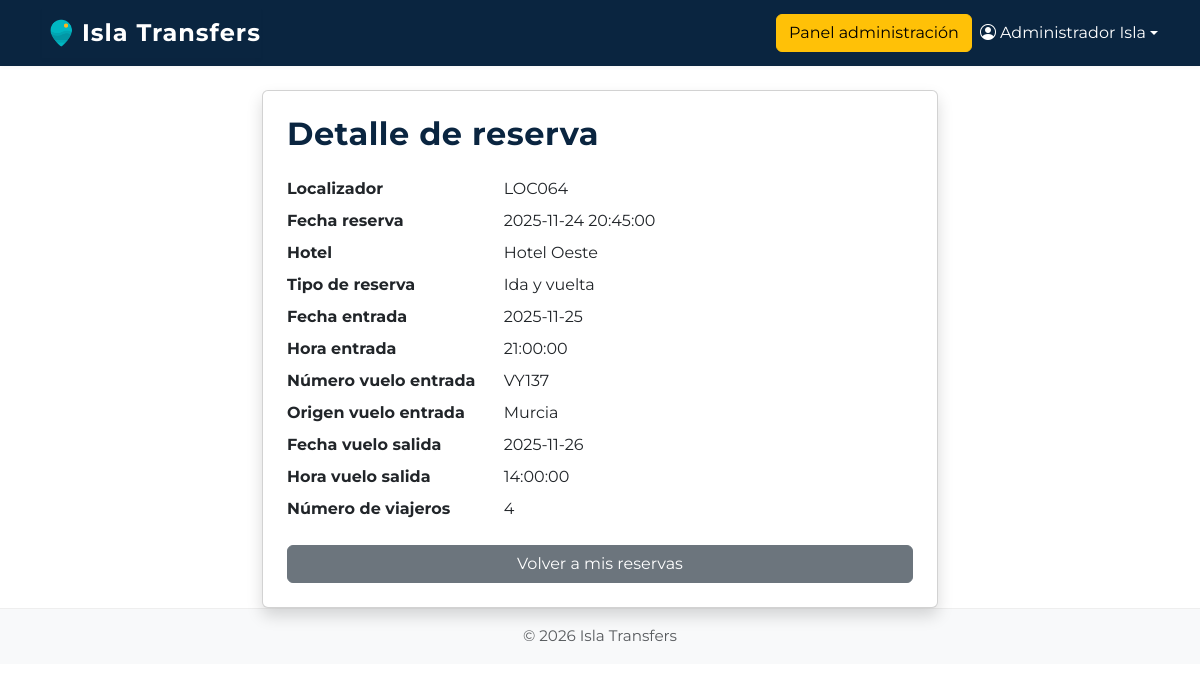
/user/verDetallesReserva/64 (signed in), run on the app's committed database.
### tables this page shows
CREATE TABLE `transfer_reservas` (
  `id_reserva` int(11) NOT NULL,
  `localizador` varchar(100) NOT NULL,
  `id_hotel` int(11) DEFAULT NULL COMMENT 'Es el hotel que realiza la reserva',
  `id_tipo_reserva` int(11) NOT NULL,
  `id_viajero` int(11) NOT NULL,
  `fecha_reserva` datetime NOT NULL,
  `fecha_modificacion` datetime NOT NULL,
  `id_destino` int(11) NOT NULL,
  `fecha_entrada` date NULL,
  `hora_entrada` time NULL,
  `numero_vuelo_entrada` varchar(50) NOT NULL,
  `origen_vuelo_entrada` varchar(50) NULL,
  `hora_vuelo_salida` time NULL,
  `fecha_vuelo_salida` date NULL,
  `num_viajeros` int(11) NOT NULL,
  `id_vehiculo` int(11) NOT NULL
);

CREATE TABLE `transfer_hoteles` (
  `id_hotel` int(11) NOT NULL,
  `nombre` varchar(100) DEFAULT NULL,
  `id_zona` int(11) DEFAULT NULL,
  `comision` int(11) DEFAULT NULL,
  `usuario` varchar(100) NOT NULL UNIQUE,
  `email` varchar(100) NOT NULL UNIQUE,
  `password` varchar(255) NOT NULL
);

CREATE TABLE `transfer_tipo_reservas` (
  `id_tipo_reserva` int(11) NOT NULL,
  `descripcion` varchar(100) NOT NULL
);

### core/Controller.php (called while the page is built, shortened)
<?php
class Controller
{
    public function view($view, $data = [])
    {
        extract($data);
        require __DIR__ . "/../app/views/$view.php";
    }
}

### app/controllers/UserController.php (called while the page is built, shortened)
<?php
class UserController extends Controller
{
    public function verDetallesReserva($id_reserva)
    {
        $reservaModel = $this->model('Reserva');
        $reserva = $reservaModel->getByIdWithDetails($id_reserva);
        $this->view('user/verDetallesReserva', [
            'reserva' => $reserva
        ]);
    }
}

### html/index.php (called while the page is built, shortened)
<?php
$router = new Router();
$router->route();

### app/models/Reserva.php (called while the page is built, shortened)
<?php
class Reserva extends Model
{
    public function getByIdWithDetails($id)
    {
        $db = $this->db();
        $stmt = $db->prepare("
        SELECT r.*,
               h.nombre AS hotel_nombre,
               d.nombre AS destino_hotel,
               t.descripcion AS tipo_reserva_nombre
        FROM transfer_reservas r
        LEFT JOIN transfer_hoteles h ON r.id_hotel = h.id_hotel
        LEFT JOIN transfer_hoteles d ON r.id_destino = d.id_hotel
        LEFT JOIN transfer_tipo_reservas t ON r.id_tipo_reserva = t.id_tipo_reserva
        WHERE r.id_reserva = ?
        LIMIT 1
    ");
        $stmt->execute([$id]);
        return $stmt->fetch(PDO::FETCH_ASSOC);
    }
}

### app/views/user/verDetallesReserva.php (the view)
<?php require __DIR__ . '/../components/header.php'; ?>
<?php require __DIR__ . '/../components/navbar.php'; ?>
<div class="container mt-4" style="max-width: 700px;">
    <div class="card shadow p-4">
        <h2 class="mb-4">Detalle de reserva</h2>
        <?php if (empty($reserva)): ?>
            <div class="alert alert-warning">Reserva no encontrada.</div>
        <?php else: ?>
            <dl class="row">
                <dt class="col-sm-4">Localizador</dt>
                <dd class="col-sm-8"><?= htmlspecialchars($reserva['localizador']) ?></dd>
                <dt class="col-sm-4">Fecha reserva</dt>
                <dd class="col-sm-8"><?= htmlspecialchars($reserva['fecha_reserva']) ?></dd>
                <dt class="col-sm-4">Hotel</dt>
                <dd class="col-sm-8"><?= htmlspecialchars($reserva['destino_hotel'] ?? '—') ?></dd>
                <dt class="col-sm-4">Tipo de reserva</dt>
                <dd class="col-sm-8"><?= htmlspecialchars($reserva['tipo_reserva_nombre'] ?? '—') ?></dd>
                <dt class="col-sm-4">Fecha entrada</dt>
                <dd class="col-sm-8"><?= htmlspecialchars($reserva['fecha_entrada'] ?? '') ?></dd>
                <dt class="col-sm-4">Hora entrada</dt>
                <dd class="col-sm-8"><?= htmlspecialchars($reserva['hora_entrada'] ?? '') ?></dd>
                <dt class="col-sm-4">Número vuelo entrada</dt>
                <dd class="col-sm-8"><?= htmlspecialchars($reserva['numero_vuelo_entrada'] ?? '') ?></dd>
                <dt class="col-sm-4">Origen vuelo entrada</dt>
                <dd class="col-sm-8"><?= htmlspecialchars($reserva['origen_vuelo_entrada'] ?? '') ?></dd>
                <dt class="col-sm-4">Fecha vuelo salida</dt>
                <dd class="col-sm-8"><?= htmlspecialchars($reserva['fecha_vuelo_salida'] ?? '') ?></dd>
                <dt class="col-sm-4">Hora vuelo salida</dt>
                <dd class="col-sm-8"><?= htmlspecialchars($reserva['hora_vuelo_salida'] ?? '') ?></dd>
                <dt class="col-sm-4">Número de viajeros</dt>
                <dd class="col-sm-8"><?= htmlspecialchars($reserva['num_viajeros']) ?></dd>
            </dl>
        <?php endif; ?>
        <a href="/user/misreservas" class="btn btn-secondary">Volver a mis reservas</a>
    </div>
</div>
<?php require __DIR__ . '/../components/footer.php'; ?>

### html/css/custom.css (style rules this page uses)
:root { --color-principal: #00b7c2; --color-header: #0a2540; --color-texto: #333; --color-bg: #fff; --color-navbar-bg: #0a2540; --color-footer-bg: var(--color-gris); --color-footer-text: #888; --color-acento: #ff6b6b; --color-enfasis: #ffb81c; --color-neutro: #f6e7d8; --color-gris: #6b7280; --color-fondo: #fff; }
body { font-family: "Montserrat", Arial, sans-serif; background-color: var(--color-fondo); color: var(--color-texto); }
h1, h2, h3 { color: var(--color-header); font-weight: 700; letter-spacing: 0.5px; }

### data on the page
transfer_reservas: localizador "LOC064", fecha_reserva "2025-11-24 20:45:00", id_destino.nombre "Hotel Oeste", id_tipo_reserva.descripcion "Ida y vuelta", fecha_entrada "2025-11-25", hora_entrada "21:00:00", numero_vuelo_entrada "VY137", origen_vuelo_entrada "Murcia", fecha_vuelo_salida "2025-11-26", hora_vuelo_salida "14:00:00", num_viajeros "4"

### other printed values
$_SESSION['user_name'] "Administrador Isla"
